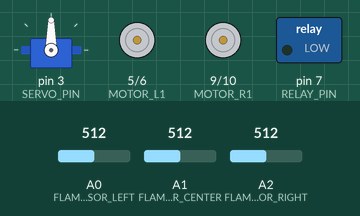
Bench run of a sketch on a simulated Arduino Uno, built with avr-gcc and run on an emulated ATmega328P. On the bench: servo, motor-driver pin pairs drawn as motors (green arrow = first pin HIGH = forward, orange = second pin HIGH = backward, longer = more drive), switched loads named in the sketch (green lamp = pin HIGH). The test bench sets the inputs (shaded band); at power-on: A0 (FLAME_SENSOR_LEFT) = 512, A1 (FLAME_SENSOR_CENTER) = 512, A2 (FLAME_SENSOR_RIGHT) = 512. What the sketch prints to the serial monitor is not drawn.

Above: at 1.4 s.
1.5 s: A0 (FLAME_SENSOR_LEFT) set to 489
At 2.1 s:
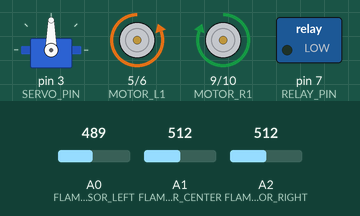
4.7 s: A1 (FLAME_SENSOR_CENTER) set to 483
At 10.4 s:
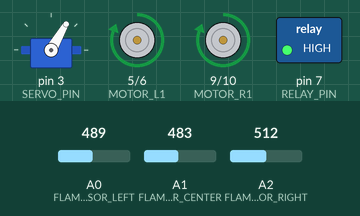
11.1 s: A1 (FLAME_SENSOR_CENTER) set to 510
At 16.1 s:
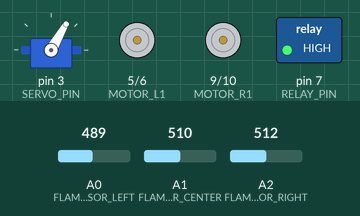
Timing chart, 0 to 20.3 s (numbered marks = the images above; inputs shaded):
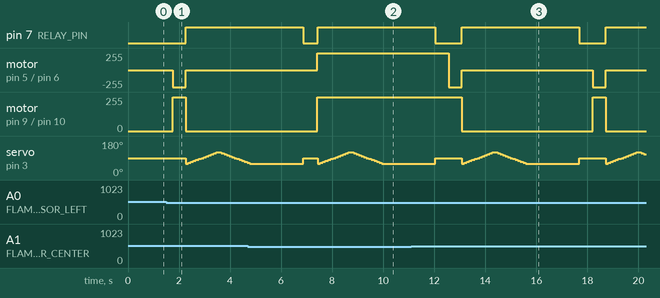

The sketch:

firefighing.ino
```cpp
#include <Servo.h>

// Define flame sensor pins
#define FLAME_SENSOR_LEFT A0
#define FLAME_SENSOR_CENTER A1
#define FLAME_SENSOR_RIGHT A2

// Define motor driver pins
#define MOTOR_L1 5  // Left Motor Forward
#define MOTOR_L2 6  // Left Motor Backward
#define MOTOR_R1 9  // Right Motor Forward
#define MOTOR_R2 10 // Right Motor Backward

// Define relay for water pump
#define RELAY_PIN 7

// Define servo motor pin
#define SERVO_PIN 3

// Create Servo object
Servo waterServo;

// Flame sensor threshold
#define FIRE_DETECTED_THRESHOLD 500  // Adjust based on sensor readings

void setup() {
    // Initialize Serial Monitor
    Serial.begin(9600);

    // Set motor pins as output
    pinMode(MOTOR_L1, OUTPUT);
    pinMode(MOTOR_L2, OUTPUT);
    pinMode(MOTOR_R1, OUTPUT);
    pinMode(MOTOR_R2, OUTPUT);

    // Set relay as output
    pinMode(RELAY_PIN, OUTPUT);
    digitalWrite(RELAY_PIN, LOW);  // Ensure relay (pump) is OFF at startup

    // Initialize servo motor
    waterServo.attach(SERVO_PIN);
    waterServo.write(90); // Set initial servo position to center

    // Set flame sensor pins as input
    pinMode(FLAME_SENSOR_LEFT, INPUT);
    pinMode(FLAME_SENSOR_CENTER, INPUT);
    pinMode(FLAME_SENSOR_RIGHT, INPUT);

    Serial.println("🚀 Fire Fighting Robot Initialized...");
}

void loop() {
    // Read flame sensor values
    int flameLeft = analogRead(FLAME_SENSOR_LEFT);
    int flameCenter = analogRead(FLAME_SENSOR_CENTER);
    int flameRight = analogRead(FLAME_SENSOR_RIGHT);

    // Print sensor values to Serial Monitor
    Serial.print("Flame Left: ");
    Serial.print(flameLeft);
    Serial.print(" | Flame Center: ");
    Serial.print(flameCenter);
    Serial.print(" | Flame Right: ");
    Serial.println(flameRight);

    // Check flame detection
    if (flameCenter < FIRE_DETECTED_THRESHOLD) {
        Serial.println("🔥 Fire Detected at Center! Moving Forward...");
        moveForward();
        activateWaterPump();
    }
    else if (flameLeft < FIRE_DETECTED_THRESHOLD) {
        Serial.println("🔥 Fire Detected at Left! Turning Left...");
        turnLeft();
        activateWaterPump();
    }
    else if (flameRight < FIRE_DETECTED_THRESHOLD) {
        Serial.println("🔥 Fire Detected at Right! Turning Right...");
        turnRight();
        activateWaterPump();
    }
    else {
        Serial.println("✅ No Fire Detected. Stopping...");
        stopMotors();
        deactivateWaterPump();  // Ensure pump is OFF when no fire is detected
    }

    delay(500); // Delay for stability
}

// Function to move forward
void moveForward() {
    digitalWrite(MOTOR_L1, HIGH);
    digitalWrite(MOTOR_L2, LOW);
    digitalWrite(MOTOR_R1, HIGH);
    digitalWrite(MOTOR_R2, LOW);
}

// Function to turn left
void turnLeft() {
    digitalWrite(MOTOR_L1, LOW);
    digitalWrite(MOTOR_L2, HIGH);
    digitalWrite(MOTOR_R1, HIGH);
    digitalWrite(MOTOR_R2, LOW);
    delay(500);  // Adjust timing
    stopMotors();
}

// Function to turn right
void turnRight() {
    digitalWrite(MOTOR_L1, HIGH);
    digitalWrite(MOTOR_L2, LOW);
    digitalWrite(MOTOR_R1, LOW);
    digitalWrite(MOTOR_R2, HIGH);
    delay(500);  // Adjust timing
    stopMotors();
}

// Function to stop motors
void stopMotors() {
    digitalWrite(MOTOR_L1, LOW);
    digitalWrite(MOTOR_L2, LOW);
    digitalWrite(MOTOR_R1, LOW);
    digitalWrite(MOTOR_R2, LOW);
}

// Function to activate water pump and move servo
void activateWaterPump() {
    Serial.println("🚰 Activating Water Pump...");
    digitalWrite(RELAY_PIN, HIGH);  // Turn ON the water pump

    // Move the servo from left to right
    for (int pos = 60; pos <= 120; pos += 5) {
        waterServo.write(pos);
        delay(100);
    }

    // Move the servo from right to left
    for (int pos = 120; pos >= 60; pos -= 5) {
        waterServo.write(pos);
        delay(100);
    }

    delay(2000);  // Pump stays on for 2 seconds
    deactivateWaterPump();  // Turn off the water pump
}

// Function to deactivate water pump
void deactivateWaterPump() {
    Serial.println("✅ Deactivating Water Pump...");
    digitalWrite(RELAY_PIN, LOW);  // Turn OFF the water pump
    waterServo.write(90);  // Reset servo to center position
}
```

Measured:
- the behaviour switches between 500 and 499 on A0 (FLAME_SENSOR_LEFT) (found by bisection; images 0 and 1)
- the behaviour switches between 500 and 499 on A1 (FLAME_SENSOR_CENTER) (found by bisection; images 1 and 2)
- after the input at 1.5 s, pin 7 (RELAY_PIN): LOW → HIGH after 0.76 s; motor on pin 5 (MOTOR_L1) / pin 6 (MOTOR_L2): stopped → backward 255/255 after 0.26 s, → stopped 0.50 s later
- after the input at 4.7 s, motor on pin 9 (MOTOR_R1) / pin 10 (MOTOR_R2): goes on until 7.4 s, then stays forward 255/255
- after the input at 11.1 s, motor on pin 5 (MOTOR_L1) / pin 6 (MOTOR_L2): alternates backward 255/255 for 0.50 s and stopped for 5.1 s, starting after 1.5 s; motor on pin 9 (MOTOR_R1) / pin 10 (MOTOR_R2): forward 255/255 → stopped after 2.0 s, → forward 255/255 5.1 s later, → stopped 0.50 s later
